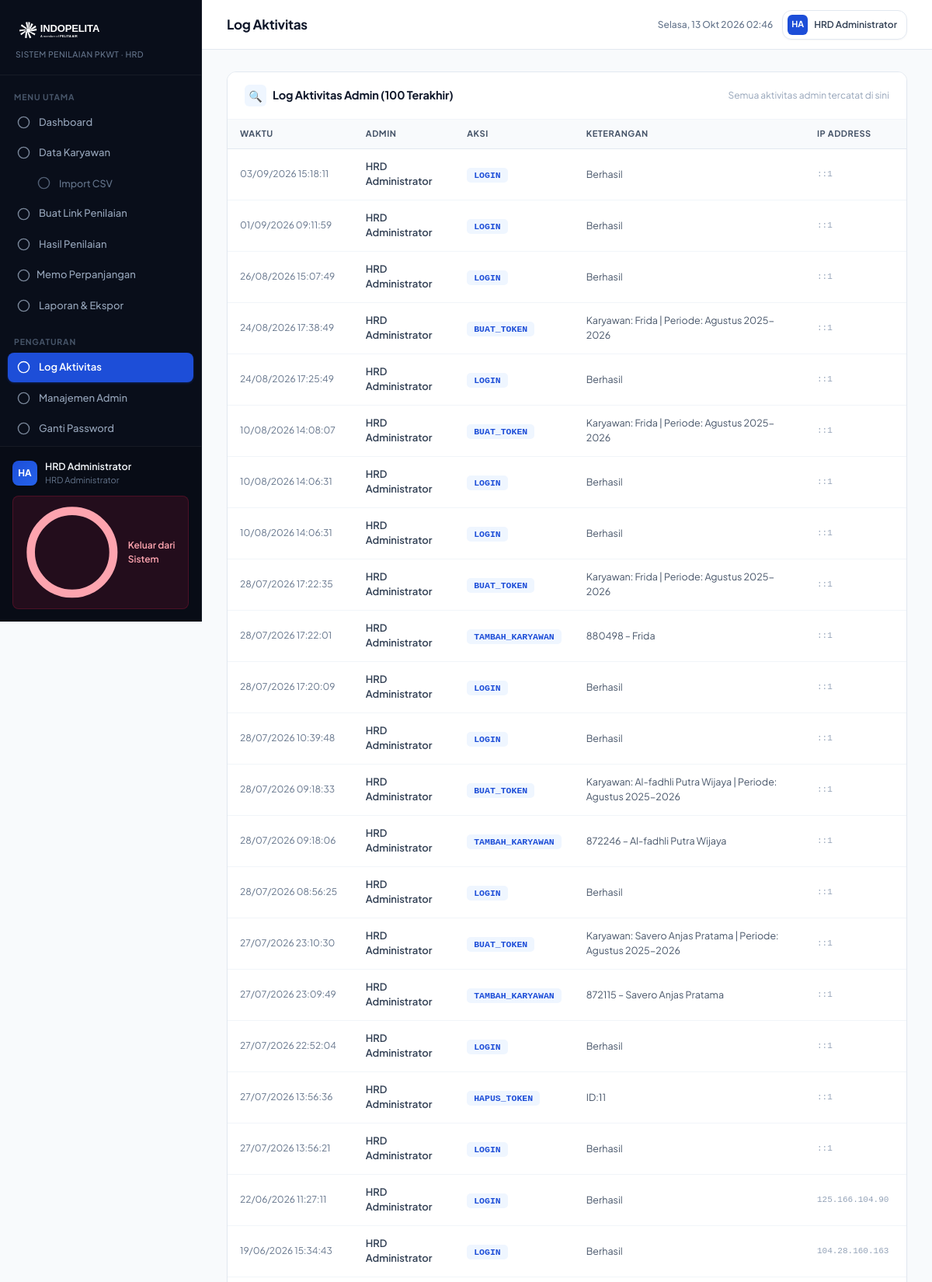
The app's page /admin/audit.php (signed in, upper part) with its own data.
### tables this page shows
CREATE TABLE `audit_log` (
  `id` int(11) NOT NULL AUTO_INCREMENT,
  `admin_id` int(11) DEFAULT NULL,
  `aksi` varchar(100) NOT NULL,
  `keterangan` text DEFAULT NULL,
  `ip_address` varchar(45) DEFAULT NULL,
  `created_at` timestamp NOT NULL DEFAULT current_timestamp(),
  PRIMARY KEY (`id`),
  KEY `fk_audit_admin` (`admin_id`),
  CONSTRAINT `fk_audit_admin` FOREIGN KEY (`admin_id`) REFERENCES `hr_admin` (`id`) ON DELETE SET NULL
);

CREATE TABLE `hr_admin` (
  `id` int(11) NOT NULL AUTO_INCREMENT,
  `username` varchar(50) NOT NULL,
  `password_hash` varchar(255) NOT NULL,
  `nama_lengkap` varchar(100) NOT NULL,
  `email` varchar(100) DEFAULT NULL,
  `is_active` tinyint(1) DEFAULT 1,
  `last_login` datetime DEFAULT NULL,
  `created_at` timestamp NOT NULL DEFAULT current_timestamp(),
  PRIMARY KEY (`id`),
  UNIQUE KEY `username` (`username`)
);

### config.php (called while the page is built, shortened)
<?php
function e(string $s): string {
    return htmlspecialchars($s, ENT_QUOTES, 'UTF-8');
}

### admin/audit.php (the view, shortened to what this page needs)
<?php
require_once __DIR__ . '/../config.php';
$db = db();
$logs = $db->query("SELECT al.*,ha.nama_lengkap FROM audit_log al LEFT JOIN hr_admin ha ON ha.id=al.admin_id ORDER BY al.created_at DESC LIMIT 100");
require_once __DIR__ . '/../includes/admin_header.php';
?>
<div class="card">
  <div class="card-header">
    <div class="card-title"><div class="card-title-icon">🔍</div>Log Aktivitas Admin (100 Terakhir)</div>
    <div style="font-size:12px;color:var(--gray-400)">Semua aktivitas admin tercatat di sini</div>
  </div>
  <div class="tbl-wrap">
    <table class="tbl">
      <thead>
        <tr><th>Waktu</th><th>Admin</th><th>Aksi</th><th>Keterangan</th><th>IP Address</th></tr>
      </thead>
      <tbody>
        <?php while($r=$logs->fetch_assoc()): ?>
        <tr>
          <td style="font-size:12px;white-space:nowrap;color:var(--gray-500)"><?= date('d/m/Y H:i:s',strtotime($r['created_at'])) ?></td>
          <td>
            <div style="font-weight:600;font-size:13px"><?= e($r['nama_lengkap']??'Sistem') ?></div>
          </td>
          <td>
            <code style="background:var(--blue-pale);color:var(--blue);padding:3px 9px;border-radius:5px;font-size:11.5px;font-weight:600"><?= e($r['aksi']) ?></code>
          </td>
          <td style="font-size:12.5px;color:var(--gray-600)"><?= e($r['keterangan']??'-') ?></td>
          <td style="font-size:11px;font-family:monospace;color:var(--gray-400)"><?= e($r['ip_address']??'-') ?></td>
        </tr>
        <?php endwhile; ?>
      </tbody>
    </table>
  </div>
</div>
<?php require_once __DIR__ . '/../includes/admin_footer.php'; ?>

### assets/css/app.css (style rules this page uses)
:root { --navy: #0b132b; --navy-dark: #070c1c; --navy-light: #1c2541; --sidebar-bg: #090e1a; --sidebar-hover:rgba(255, 255, 255, 0.05); --sidebar-active:#1d4ed8; --blue: #1d4ed8; --blue-hover: #1e40af; --blue-light: #3b82f6; --blue-pale: #eff6ff; --blue-border: #bfdbfe; --green: #059669; --green-hover: #047857; --green-light: #ecfdf5; --green-border: #a7f3d0; --green-text: #065f46; --red: #e11d48; --red-hover: #be123c; --red-light: #fff1f2; --red-border: #fecdd3; --red-text: #9f1239; --amber: #d97706; --amber-hover: #b45309; --amber-light: #fffbeb; --amber-border: #fde68a; --amber-text: #92400e; --white: #ffffff; --gray-25: #fcfcfd; --gray-50: #f8fafc; --gray-100: #f1f5f9; --gray-200: #e2e8f0; --gray-300: #cbd5e1; --gray-400: #94a3b8; --gray-500: #64748b; --gray-600: #475569; --gray-700: #334155; --gray-800: #1e293b; --gray-900: #0f172a; --border: #e2e8f0; --border-light: #f1f5f9; --shadow-xs: 0 1px 2px 0 rgba(15, 23, 42, 0.04); --shadow-sm: 0 1px 3px 0 rgba(15, 23, 42, 0.05), 0 1px 2px -1px rgba(15, 23, 42, 0.04); --shadow: 0 4px 6px -1px rgba(15, 23, 42, 0.06), 0 2px 4px -2px rgba(15, 23, 42, 0.04); --shadow-md: 0 10px 15px -3px rgba(15, 23, 42, 0.08), 0 4px 6px -4px rgba(15, 23, 42, 0.04); --shadow-lg: 0 20px 25px -5px rgba(15, 23, 42, 0.09), 0 8px 10px -6px rgba(15, 23, 42, 0.04); --shadow-inner: inset 0 1px 1px 0 rgba(255, 255, 255, 0.15); --radius-xs: 4px; --radius-sm: 6px; --radius: 8px; --radius-lg: 12px; --radius-xl: 16px; --sidebar-w: 260px; --topbar-h: 64px; }
*, *::before, *::after { margin: 0; padding: 0; box-sizing: border-box; }
body { font-family: 'Plus Jakarta Sans', 'Inter', -apple-system, BlinkMacSystemFont, 'Segoe UI', Roboto, sans-serif; font-size: 13.5px; line-height: 1.5; color: var(--gray-800); background: var(--gray-50); min-height: 100vh; display: flex; -webkit-font-smoothing: antialiased; -moz-osx-font-smoothing: grayscale; }
.card { background: var(--white); border-radius: var(--radius-lg); border: 1px solid var(--gray-200); box-shadow: var(--shadow-xs); overflow: hidden; transition: border-color 0.15s; }
.card-header { padding: 16px 22px; border-bottom: 1px solid var(--gray-100); display: flex; align-items: center; justify-content: space-between; flex-wrap: wrap; gap: 12px; background: var(--white); }
.card-title { font-size: 14.5px; font-weight: 700; color: var(--gray-900); display: flex; align-items: center; gap: 8px; letter-spacing: -0.01em; }
.card-title-icon { width: 28px; height: 28px; border-radius: var(--radius-sm); display: flex; align-items: center; justify-content: center; font-size: 14px; background: var(--blue-pale); color: var(--blue); }
.tbl-wrap { overflow-x: auto; width: 100%; }
table.tbl { width: 100%; border-collapse: separate; border-spacing: 0; }
table.tbl thead tr { background: var(--gray-50); }
table.tbl th { padding: 10px 16px; text-align: left; font-size: 11px; font-weight: 700; color: var(--gray-600); text-transform: uppercase; letter-spacing: 0.05em; white-space: nowrap; border-bottom: 1px solid var(--gray-200); background: var(--gray-50); }
table.tbl td { padding: 13px 16px; font-size: 13.5px; color: var(--gray-700); border-bottom: 1px solid var(--gray-100); vertical-align: middle; background: var(--white); }
table.tbl tbody tr { transition: background 0.12s; }

### records on screen
audit_log: created_at "03/09/2026 15:18:11", admin.nama_lengkap "HRD Administrator", aksi "LOGIN", keterangan "Berhasil", ip_address "::1"
audit_log: created_at "01/09/2026 09:11:59", admin.nama_lengkap "HRD Administrator", aksi "LOGIN", keterangan "Berhasil", ip_address "::1"
audit_log: created_at "26/08/2026 15:07:49", admin.nama_lengkap "HRD Administrator", aksi "LOGIN", keterangan "Berhasil", ip_address "::1"
audit_log: created_at "24/08/2026 17:38:49", admin.nama_lengkap "HRD Administrator", aksi "BUAT_TOKEN", keterangan "Karyawan: Frida | Periode: Agustus 2025-2026", ip_address "::1"
audit_log: created_at "24/08/2026 17:25:49", admin.nama_lengkap "HRD Administrator", aksi "LOGIN", keterangan "Berhasil", ip_address "::1"
audit_log: created_at "10/08/2026 14:08:07", admin.nama_lengkap "HRD Administrator", aksi "BUAT_TOKEN", keterangan "Karyawan: Frida | Periode: Agustus 2025-2026", ip_address "::1"
audit_log: created_at "10/08/2026 14:06:31", admin.nama_lengkap "HRD Administrator", aksi "LOGIN", keterangan "Berhasil", ip_address "::1"
audit_log: created_at "10/08/2026 14:06:31", admin.nama_lengkap "HRD Administrator", aksi "LOGIN", keterangan "Berhasil", ip_address "::1"
audit_log: created_at "28/07/2026 17:22:35", admin.nama_lengkap "HRD Administrator", aksi "BUAT_TOKEN", keterangan "Karyawan: Frida | Periode: Agustus 2025-2026", ip_address "::1"
audit_log: created_at "28/07/2026 17:22:01", admin.nama_lengkap "HRD Administrator", aksi "TAMBAH_KARYAWAN", keterangan "880498 – Frida", ip_address "::1"
audit_log: created_at "28/07/2026 17:20:09", admin.nama_lengkap "HRD Administrator", aksi "LOGIN", keterangan "Berhasil", ip_address "::1"
audit_log: created_at "28/07/2026 10:39:48", admin.nama_lengkap "HRD Administrator", aksi "LOGIN", keterangan "Berhasil", ip_address "::1"
audit_log: created_at "28/07/2026 09:18:33", admin.nama_lengkap "HRD Administrator", aksi "BUAT_TOKEN", keterangan "Karyawan: Al-fadhli Putra Wijaya | Periode: Agustus 2025-2026", ip_address "::1"
audit_log: created_at "28/07/2026 09:18:06", admin.nama_lengkap "HRD Administrator", aksi "TAMBAH_KARYAWAN", keterangan "872246 – Al-fadhli Putra Wijaya", ip_address "::1"
audit_log: created_at "28/07/2026 08:56:25", admin.nama_lengkap "HRD Administrator", aksi "LOGIN", keterangan "Berhasil", ip_address "::1"
audit_log: created_at "27/07/2026 23:10:30", admin.nama_lengkap "HRD Administrator", aksi "BUAT_TOKEN", keterangan "Karyawan: Savero Anjas Pratama | Periode: Agustus 2025-2026", ip_address "::1"
audit_log: created_at "27/07/2026 23:09:49", admin.nama_lengkap "HRD Administrator", aksi "TAMBAH_KARYAWAN", keterangan "872115 – Savero Anjas Pratama", ip_address "::1"
audit_log: created_at "27/07/2026 22:52:04", admin.nama_lengkap "HRD Administrator", aksi "LOGIN", keterangan "Berhasil", ip_address "::1"
audit_log: created_at "27/07/2026 13:56:36", admin.nama_lengkap "HRD Administrator", aksi "HAPUS_TOKEN", keterangan "ID:11", ip_address "::1"
audit_log: created_at "27/07/2026 13:56:21", admin.nama_lengkap "HRD Administrator", aksi "LOGIN", keterangan "Berhasil", ip_address "::1"
audit_log: created_at "22/06/2026 11:27:11", admin.nama_lengkap "HRD Administrator", aksi "LOGIN", keterangan "Berhasil", ip_address "125.166.104.90"
audit_log: created_at "19/06/2026 15:34:43", admin.nama_lengkap "HRD Administrator", aksi "LOGIN", keterangan "Berhasil", ip_address "104.28.160.163"

### other values on screen
$initials "HA"
$_SESSION['admin_nama'] "HRD Administrator"
$pageTitle "Log Aktivitas"
